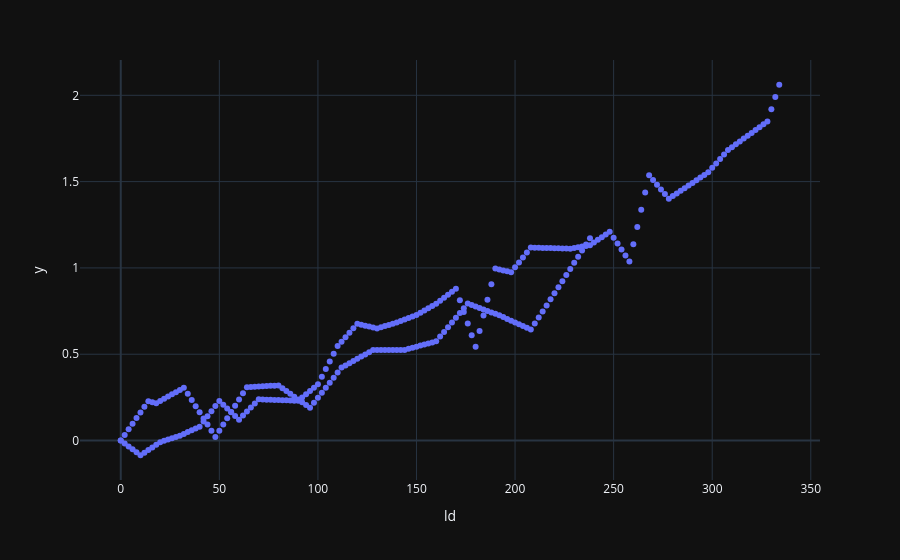

Here is the notebook cell this chart was saved with:
### Code cell
# prj.sec = prj.sec.query("ID_line=='001'")
prj.sec.plot(x=prj.sec["ld"], y=(prj.sec["ld"] - prj.sec["ld_hor"]), kind="scatter")

### Figure 1 — Plotly figure (JSON) as saved in the notebook; plotly's stock layout.template omitted (floating-point values rounded to 4 significant figures; data arrays with more than 128 entries replaced by an {"elided": "..."} marker saying what was removed)
{"data": [{"hovertemplate": "ld=%{x}<br>y=%{y}<extra></extra>", "legendgroup": "", "marker": {"color": "#636efa", "symbol": "circle"}, "mode": "markers", "name": "", "orientation": "v", "showlegend": false, "type": "scatter", "x": {"elided": "288 float values"}, "xaxis": "x", "y": {"elided": "288 float values"}, "yaxis": "y"}], "layout": {"legend": {"tracegroupgap": 0}, "margin": {"t": 60}, "xaxis": {"anchor": "y", "domain": [0, 1], "title": {"text": "ld"}}, "yaxis": {"anchor": "x", "domain": [0, 1], "title": {"text": "y"}}}}
